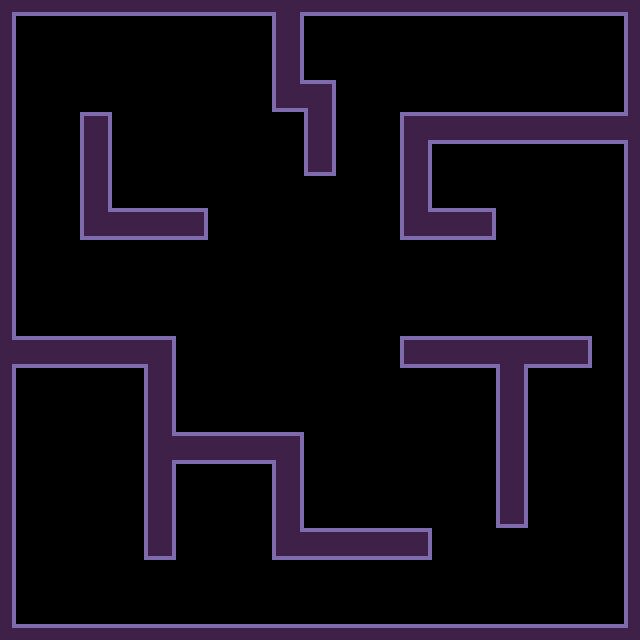

A level layout from a 2D game, rendered from its tile map. Below: a short description, then the map file with tile-grid data replaced by summaries:
An orthogonal 20x20 tile map with 32x32 px tiles, 1 tile layer (Tile Layer 1).

<map version="1.0" orientation="orthogonal" renderorder="right-down" width="20" height="20" tilewidth="32" tileheight="32" nextobjectid="1">
 <tileset firstgid="1" name="tiles" tilewidth="32" tileheight="32" tilecount="100">
  <image source="../art/testTiles.png" width="320" height="320" />
  <terraintypes>
   <terrain name="Walls" tile="10" />
  </terraintypes>
  <tile id="0" terrain=",,,0" />
  <tile id="1" terrain=",,0," />
  <tile id="2" terrain="0,0,0," />
  <tile id="3" terrain="0,0,," />
  <tile id="4" terrain="0,0,,0" />
  <tile id="10" terrain=",0,," />
  <tile id="11" terrain="0,,," />
  <tile id="12" terrain="0,,0," />
  <tile id="14" terrain=",0,,0" />
  <tile id="22" terrain="0,,0,0" />
  <tile id="23" terrain=",,0,0" />
  <tile id="24" terrain=",0,0,0" />
 </tileset>
 <layer name="Tile Layer 1" width="20" height="20">
  <data>[400 cells, 196 non-empty, 12 distinct tile ids]</data>
 </layer>
</map>